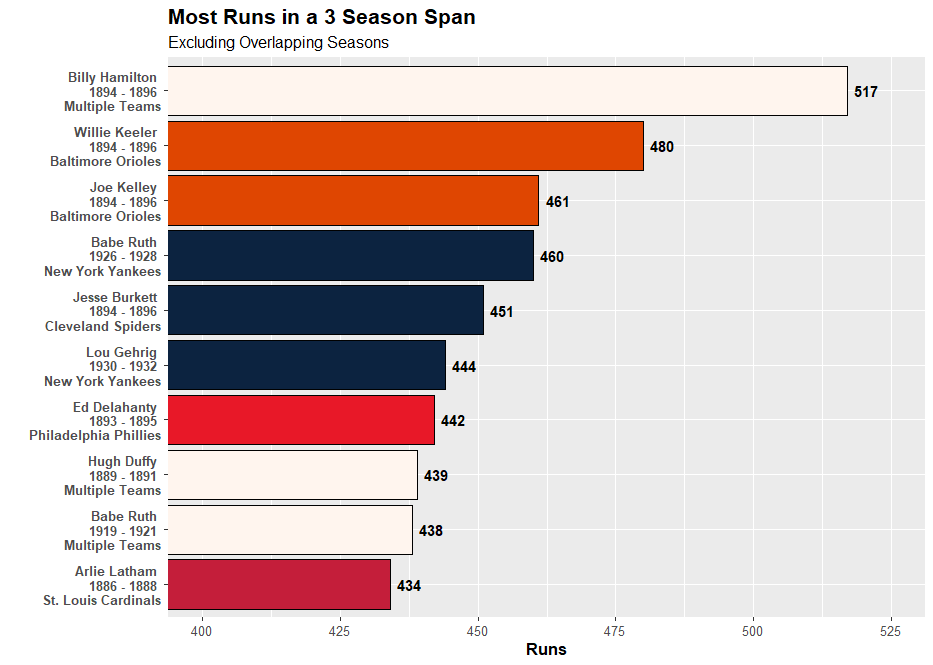

The R source for this figure:
#Set working directory

setwd("C:/Users/daily/Desktop/Repositories/MiscVisuals/Website Visualizations/Most X in Span/MLB")

#Loading necessary libraries

library(sqldf)
library(tidyverse)
library(zoo)
library(data.table)
library(Lahman)

#Get data from Lahman Database

data <- sqldf('SELECT People.playerID, Batting.yearID, People.nameFirst, People.nameLast,
GROUP_CONCAT(TeamsFranchises.franchName) AS Teams, TeamsFranchises.franchID, SUM(Batting.R) AS R
                    FROM People
                    INNER JOIN Batting
                    ON People.playerID = Batting.PlayerID
                    INNER JOIN Teams
                    ON Batting.teamID = Teams.teamID
                    AND Batting.yearID = Teams.yearID
                    INNER JOIN TeamsFranchises
                    ON Teams.franchID = TeamsFranchises.franchID
                    GROUP BY Batting.playerID, Batting.yearID
                    ORDER BY SUM(Batting.R) DESC')

#Calculate the totals and find the season the span started

data <- data %>%
  arrange(playerID, yearID) %>%
  group_by(playerID) %>%
  mutate(R_Total = rollapply(R, width = 3, FUN = sum, align = "right",partial = TRUE)) %>%
  mutate(firstYear_rd = lag(yearID, 2)) %>%
  fill(firstYear_rd, .direction = "up") %>%
  mutate(first_year_2_rd = lag(yearID,1)) %>%
  fill(first_year_2_rd, .direction = "up") %>%
  mutate(firstYear = ifelse(is.na(firstYear_rd) & is.na(first_year_2_rd), yearID,
                            ifelse(is.na(firstYear_rd), first_year_2_rd, firstYear_rd))) %>%
  mutate(Range = yearID - firstYear) %>%
  mutate(prevTeam = lag(Teams,2)) %>%
  mutate(prevTeam = ifelse(is.na(prevTeam), Teams, prevTeam)) %>%
  mutate(prevTeam_2 = lag(Teams,1)) %>%
  mutate(prevTeam_2 = ifelse(is.na(prevTeam_2), Teams, prevTeam_2)) %>%
  mutate(OneFranchise = ifelse(Teams == prevTeam & Teams == prevTeam_2, "Yes", "No")) %>%
  ungroup()

#Choose only the columns needed for visual

display_data <- sqldf('SELECT firstYear AS MIN,
      yearID AS MAX,
      Range,
      playerID,
      nameFirst,
      nameLast,
      Teams,
      R_Total,
      OneFranchise
      FROM data
      GROUP BY playerID, yearID
      ORDER BY R_Total DESC')

#Add index number to find overlapping values (Only finds overlapping values for top value in group)

setDT(display_data)
display_data$index <- display_data[display_data, on = .(playerID, MAX>=MIN, MIN<=MAX), mult ="first", which = TRUE]

#Keep only top value from index grouping

no_dupes <- display_data %>%
  group_by(index) %>%
  slice_head() %>%
  group_by(playerID,MIN) %>%
  slice_head() %>%
  arrange(-R_Total) %>%
  ungroup()

#Limit to top 10 spots

top_data <- no_dupes %>%
  mutate(Rank = rank(-R_Total, ties.method = "min")) %>%
  filter(Rank <= 10)

#Create Team Name for Players with More Than 1 Franchise

top_data <- top_data %>%
  mutate(DisplayFranchises = ifelse(OneFranchise == "No", "Multiple Teams", Teams))

#Combine columns for display

top_data <- top_data %>%
  mutate(chart_label = paste(nameFirst,nameLast, "\n", MIN, "-", MAX, "\n",DisplayFranchises))

#Team Colors for display

fill_color <- c("Arizona Diamondbacks" = "#5F259F",
                "Atlanta Braves" = "#CE1141",
                "Baltimore Orioles" = "#DF4601",
                "Boston Red Sox" = "#BD3039",
                "Chicago Cubs" = "#0E3386",
                "Chicago White Sox" = "#27251F",
                "Cincinnati Reds" = "#C6011F",
                "Cleveland Indians" = "#E31937",
                "Cleveland Spiders" = "#0C2340",
                "Colorado Rockies" = "#33006F",
                "Detroit Tigers" = "#FA4616",
                "Houston Astros" = "#EB6E1F",
                "Kansas City Royals" = "#004687",
                "Los Angeles Angels" = "#BA0021",
                "Los Angeles Dodgers" = "#005A9C",
                "Miami Marlins" = "#00A3E0",
                "Milwaukee Brewers" = "#FFC52F",
                "Minnesota Twins" = "#002B5C",
                "New York Mets" = "#FF5910",
                "New York Yankees" = "#0C2340",
                "Oakland Athletics" = "#003831",
                "Philadelphia Phillies" = "#E81828",
                "Pittsburgh Pirates" = "#FDB827",
                "St. Louis Cardinals" = "#C41E3A",
                "San Diego Padres" = "#2F241D",
                "San Francisco Giants" = "#FD5A1E",
                "Seattle Mariners" = "#005C5C",
                "Tampa Bay Rays" = "#8FBCE6",
                "Texas Rangers" = "#C0111F",
                "Toronto Blue Jays" = "#134A8E",
                "Washington Nationals" = "#AB0003",
                "Multiple Teams" = "seashell")

#Create visual

top_data %>%
  ggplot(aes(x = reorder(chart_label, R_Total), y = R_Total, fill = DisplayFranchises)) +
  geom_bar(stat = "identity", color = "black") +
  geom_text(aes(label = R_Total), fontface = "bold", hjust = -0.3) +
  coord_flip(ylim = c(400, 525)) +
  scale_y_continuous(breaks = seq(400, 525, 25)) +
  scale_fill_manual(values = fill_color) +
  theme(plot.title = element_text(size = 16, face = "bold"),
        plot.subtitle = element_text(size = 12),
        axis.title.x = element_text(size = 12, face = "bold"),
        axis.text.x = element_text(size = 10),
        axis.text.y = element_text(size = 10, face ="bold"),
        legend.position = "none") +
  labs(title = "Most Runs in a 3 Season Span",
       subtitle = "Excluding Overlapping Seasons",
       x = "",
       y = "Runs")
